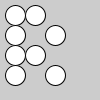
Frame 1 (no input)
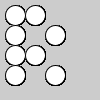
Frame 60 (the mouse pressed at the canvas centre just before this capture)
Frame 120 (the mouse held since frame 60 and released just before this capture): identical to frame 60, image omitted

The Processing sketch that drew these frames (run headless with seeded random() and noise(); from frame 60 on, the mouse is pressed at the canvas centre):

// Processing sketch: Ellipse
// ── Ellipse.pde
void setup()
{
  size(100, 100);
}

void draw()
{
  ellipse(15,15, 20, 20);  
  ellipse(15,35, 20, 20);  
  ellipse(15,55, 20, 20);  
  ellipse(15,75, 20, 20);  

  ellipse(35, 15, 20, 20);  
  ellipse(55, 35, 20, 20);  
  ellipse(35, 55, 20, 20);  
  ellipse(55, 75, 20, 20);  
}
